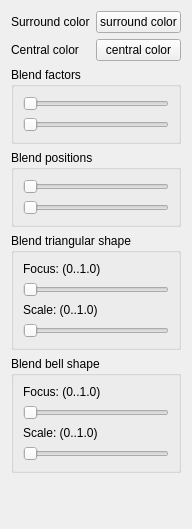
<?xml version="1.0" encoding="UTF-8"?>
<ui version="4.0">
 <class>GradientFillSymbolWidget</class>
 <widget class="QWidget" name="GradientFillSymbolWidget">
  <property name="geometry">
   <rect>
    <x>0</x>
    <y>0</y>
    <width>175</width>
    <height>529</height>
   </rect>
  </property>
  <property name="windowTitle">
   <string>Form</string>
  </property>
  <layout class="QVBoxLayout" name="verticalLayout">
   <item>
    <layout class="QGridLayout" name="gridLayout">
     <item row="1" column="0">
      <widget class="QLabel" name="label_2">
       <property name="text">
        <string>Central color</string>
       </property>
      </widget>
     </item>
     <item row="1" column="1">
      <widget class="ColorPickerButtont" name="centralColorBtn">
       <property name="text">
        <string>central color</string>
       </property>
      </widget>
     </item>
     <item row="0" column="0">
      <widget class="QLabel" name="label_3">
       <property name="text">
        <string>&lt;html&gt;&lt;head/&gt;&lt;body&gt;&lt;p&gt;Surround color&lt;/p&gt;&lt;/body&gt;&lt;/html&gt;</string>
       </property>
      </widget>
     </item>
     <item row="0" column="1">
      <widget class="ColorPickerButtont" name="surroundColorBtn">
       <property name="text">
        <string>surround color</string>
       </property>
      </widget>
     </item>
    </layout>
   </item>
   <item>
    <widget class="QGroupBox" name="blendFactorsGroupBox">
     <property name="title">
      <string>Blend factors</string>
     </property>
     <layout class="QVBoxLayout" name="verticalLayout_2">
      <item>
       <widget class="QSlider" name="blendFactor_1">
        <property name="orientation">
         <enum>Qt::Horizontal</enum>
        </property>
       </widget>
      </item>
      <item>
       <widget class="QSlider" name="blendFactor_2">
        <property name="orientation">
         <enum>Qt::Horizontal</enum>
        </property>
       </widget>
      </item>
     </layout>
    </widget>
   </item>
   <item>
    <widget class="QGroupBox" name="blendPositionsGroupBox">
     <property name="title">
      <string>Blend positions</string>
     </property>
     <layout class="QVBoxLayout" name="verticalLayout_3">
      <item>
       <widget class="QSlider" name="blendPosition_1">
        <property name="orientation">
         <enum>Qt::Horizontal</enum>
        </property>
       </widget>
      </item>
      <item>
       <widget class="QSlider" name="blendPosition_2">
        <property name="orientation">
         <enum>Qt::Horizontal</enum>
        </property>
       </widget>
      </item>
     </layout>
    </widget>
   </item>
   <item>
    <widget class="QGroupBox" name="blendTriangularShapeGroupBox">
     <property name="title">
      <string>Blend triangular shape</string>
     </property>
     <layout class="QVBoxLayout" name="verticalLayout_4">
      <item>
       <widget class="QLabel" name="label_5">
        <property name="text">
         <string>Focus: (0..1.0)</string>
        </property>
       </widget>
      </item>
      <item>
       <widget class="QSlider" name="blendTriangularBellShape_focus">
        <property name="orientation">
         <enum>Qt::Horizontal</enum>
        </property>
       </widget>
      </item>
      <item>
       <widget class="QLabel" name="label_4">
        <property name="text">
         <string>Scale: (0..1.0)</string>
        </property>
       </widget>
      </item>
      <item>
       <widget class="QSlider" name="blendTriangularBellShape_scale">
        <property name="orientation">
         <enum>Qt::Horizontal</enum>
        </property>
       </widget>
      </item>
     </layout>
    </widget>
   </item>
   <item>
    <widget class="QGroupBox" name="blendBellShapeGroupBox">
     <property name="title">
      <string>Blend bell shape</string>
     </property>
     <layout class="QVBoxLayout" name="verticalLayout_5">
      <item>
       <widget class="QLabel" name="label_6">
        <property name="text">
         <string>Focus: (0..1.0)</string>
        </property>
       </widget>
      </item>
      <item>
       <widget class="QSlider" name="blendBellShape_focus">
        <property name="orientation">
         <enum>Qt::Horizontal</enum>
        </property>
       </widget>
      </item>
      <item>
       <widget class="QLabel" name="label_7">
        <property name="text">
         <string>Scale: (0..1.0)</string>
        </property>
       </widget>
      </item>
      <item>
       <widget class="QSlider" name="blendBellShape_scale">
        <property name="orientation">
         <enum>Qt::Horizontal</enum>
        </property>
       </widget>
      </item>
     </layout>
    </widget>
   </item>
   <item>
    <spacer name="verticalSpacer">
     <property name="orientation">
      <enum>Qt::Vertical</enum>
     </property>
     <property name="sizeHint" stdset="0">
      <size>
       <width>20</width>
       <height>40</height>
      </size>
     </property>
    </spacer>
   </item>
  </layout>
 </widget>
 <customwidgets>
  <customwidget>
   <class>ColorPickerButtont</class>
   <extends>QPushButton</extends>
   <header>ColorPickerButtont.h</header>
  </customwidget>
 </customwidgets>
 <resources/>
 <connections/>
</ui>
